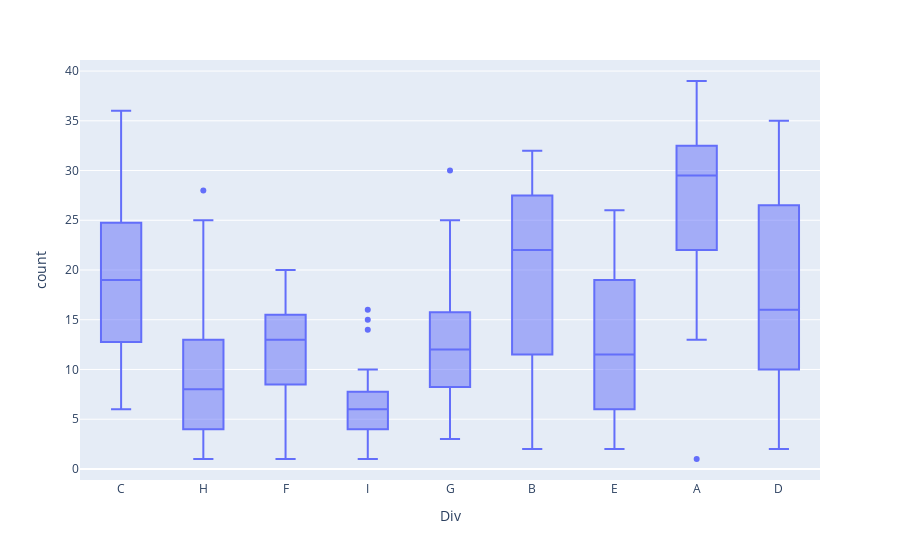

The cell this chart's notebook holds for it:
### Markdown cell above
Much like seaborn, plotly is very convenient in that you only provide the name of the dataframe you want to use, and then specify column names within that dataframe to use for the X/Y/Color/Facet etc.

### Code cell
px.box(agged, x='Div', y='count')

### Figure 1 — Plotly figure (JSON) as saved in the notebook; plotly's stock layout.template omitted (floating-point values rounded to 4 significant figures; data arrays with more than 128 entries replaced by an {"elided": "..."} marker saying what was removed)
{"data": [{"alignmentgroup": "True", "hovertemplate": "Div=%{x}<br>count=%{y}<extra></extra>", "legendgroup": "", "marker": {"color": "#636efa"}, "name": "", "notched": false, "offsetgroup": "", "orientation": "v", "showlegend": false, "type": "box", "x": {"elided": "214 str values"}, "x0": " ", "xaxis": "x", "y": {"elided": "214 int values"}, "y0": " ", "yaxis": "y"}], "layout": {"boxmode": "group", "legend": {"tracegroupgap": 0}, "margin": {"t": 60}, "xaxis": {"anchor": "y", "domain": [0, 1], "title": {"text": "Div"}}, "yaxis": {"anchor": "x", "domain": [0, 1], "title": {"text": "count"}}}}
